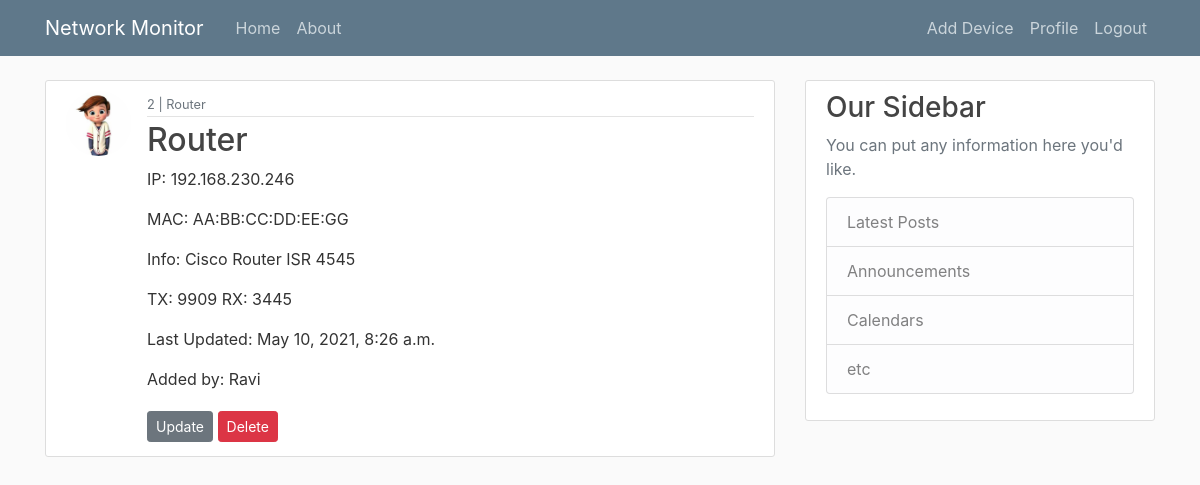
Screenshot of /device/2/ (signed in) with the database file from the repository.
### netmon/models.py (models this page shows, shortened)
class Device(models.Model):
    dev_name = models.CharField(max_length=100)
    dev_id = models.IntegerField(max_length=3)
    dev_type = models.CharField(max_length=100)
    dev_ip = models.CharField(max_length=16)
    dev_mac = models.CharField(max_length=18)
    dev_info = models.CharField(max_length=100)
    dev_tx_traffic = models.IntegerField(max_length=10)
    dev_rx_traffic = models.IntegerField(max_length=10)
    dev_last_updated = models.DateTimeField(default=timezone.now)
    dev_added_by = models.ForeignKey(User, on_delete=models.CASCADE)

### users/models.py (models this page shows, shortened)
class Profile(models.Model):
    user = models.OneToOneField(User, on_delete=models.CASCADE)
    image = models.ImageField(default='default.jpg', upload_to='profile_pics')

### netmon/views.py (the view)
# urls.py: path('device/<int:pk>/', DeviceDetailView.as_view(), name='device-detail'),
class DeviceDetailView(LoginRequiredMixin, DetailView):
    model = Device

### netmon/templates/netmon/device_detail.html
{% extends "netmon/base.html" %}
{% block content %}
<article class="media content-section">
    <img class="rounded-circle article-img" src="{{ object.dev_added_by.profile.image.url }}">
    <div class="media-body">
        <div class="article-metadata">
            <small class="text-muted">{{ object.dev_id }} | {{ object.dev_type }}</small>
        </div>
        <h2 class="article-title">{{ object.dev_name }}</h2>
        <p class="article-content">IP: {{ object.dev_ip }}</p>
        <p class="article-content">MAC: {{ object.dev_mac }}</p>
        <p class="article-content">Info: {{ object.dev_info }}</p>
        <p class="article-content">TX: {{ object.dev_tx_traffic }} RX: {{ object.dev_rx_traffic }}</p>
        <p class="article-content">Last Updated: {{ object.dev_last_updated }}</p>
        <p class="article-content"> Added by: {{ object.dev_added_by }}</p>
        <div>
            <a class="btn btn-secondary btn-sm mt-1 mb-1" href="{% url 'device-update' object.id %}">Update</a>
            <a class="btn btn-danger btn-sm mt-1 mb-1" href="{% url 'device-delete' object.id %}">Delete</a>
        </div>
    </div>
</article>
{%endblock content %}

### netmon/static/netmon/main.css (style rules this page uses)
body { background: #fafafa; color: #333333; margin-top: 5rem; }
h1, h2, h3, h4, h5, h6 { color: #444444; }
.content-section { background: #ffffff; padding: 10px 20px; border: 1px solid #dddddd; border-radius: 3px; margin-bottom: 20px; }
.article-title { color: #444444; }
.article-content { white-space: pre-line; }
.article-img { height: 65px; width: 65px; margin-right: 16px; }
.article-metadata { padding-bottom: 1px; margin-bottom: 4px; border-bottom: 1px solid #e3e3e3 }

### rows the page displays
Device: dev_added_by.profile.image (picture), dev_id "2", dev_type "Router", dev_name "Router", dev_ip "192.168.230.246", dev_mac "AA:BB:CC:DD:EE:GG", dev_info "Cisco Router ISR 4545", dev_tx_traffic "9909", dev_rx_traffic "3445", dev_last_updated "May 10, 2021, 8:26 a.m.", dev_added_by "Ravi"
